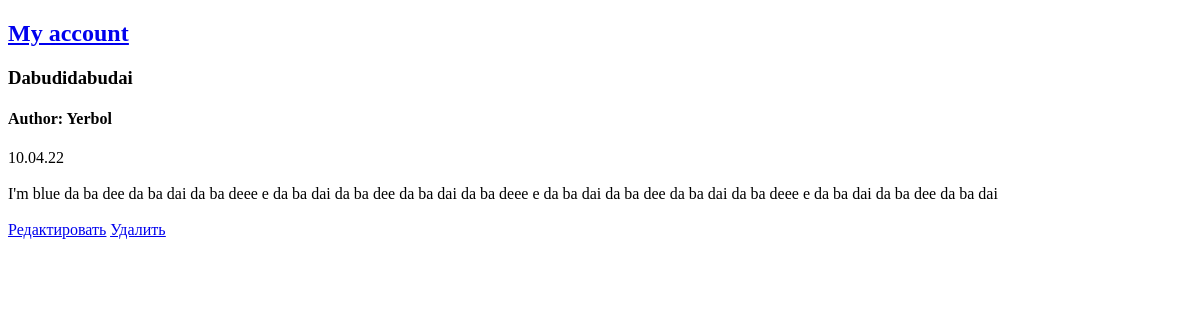
/posts/8, run on an earlier commit of the app's database.
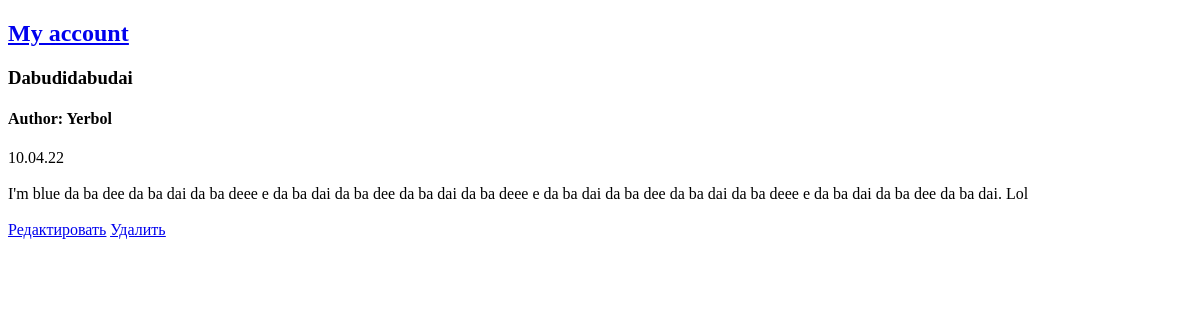
And on a later commit of the database.
### news/models.py (models this page shows, shortened)
class Post(models.Model):
    ARTICLE = 'A'
    NEWS = 'N'
    CHOICES = [
        (ARTICLE, 'Article'),
        (NEWS, 'News'),
    ]
    nameCategory = models.CharField(max_length=1, choices=CHOICES, default=NEWS)
    creationTime = models.DateTimeField(auto_now_add=True)
    head = models.CharField(max_length=128)
    text = models.TextField()
    postRating = models.IntegerField(default=0)
    postAuthor = models.ForeignKey(Author, on_delete=models.CASCADE)
    postCategory = models.ManyToManyField(Category, through='PostCategory')

class Author(models.Model):
    authorAccount = models.OneToOneField(User, on_delete=models.CASCADE)
    authorRating = models.IntegerField(default=0)

### news/views.py (the view)
# urls.py: path('<int:pk>', PostDetail.as_view()),
class PostDetail(DetailView):
    model = Post
    template_name = 'post.html'
    context_object_name = 'post'

### news/templatetags/custom_filters.py (called while the page is built)
@register.filter()
def censor(value):
    for word in value.split():
        if word.strip('.,') in censor_words:
            value = value.replace(word, (word[:1] + ('*' * (len(word) - 1))))
    return value

### templates/post.html (shortened to what this page needs)
{% extends 'news/default.html' %}
{% load custom_filters %}
{% block content %}
<h3> {{ post.head }} </h3>
<h4> Author: {{ post.postAuthor.authorAccount }} </h4>
{{ post.creationTime | date:'d.m.y' }}
<br>
<br>
{{ post.text|censor }}
<br>
<br>
<a href="/posts/{{ post.pk }}/edit"><u>Редактировать</u></a>
            <a href="/posts/{{ post.pk }}/delete"><u> Удалить </u></a>
{% endblock content %}

### templates/news/default.html (shortened to what this page needs)
<!DOCTYPE html>
<html>
<head>
</head>
<body>
<h2> <a href="/account/"><u>My account</u></a> </h2>
    {% block content %}
    {% endblock content %}
</body>
</html>

What changed in the data, as far as the page shows it:
changed Post "Dabudidabudai": text|censor "I'm blue da ba dee da ba dai da ba deee e da ba dai da ba dee da ba dai da ba deee e da ba dai da ba dee da ba dai da ba deee e da ba dai da ba dee da ba dai" → "…ba dee da ba dai. Lol"
